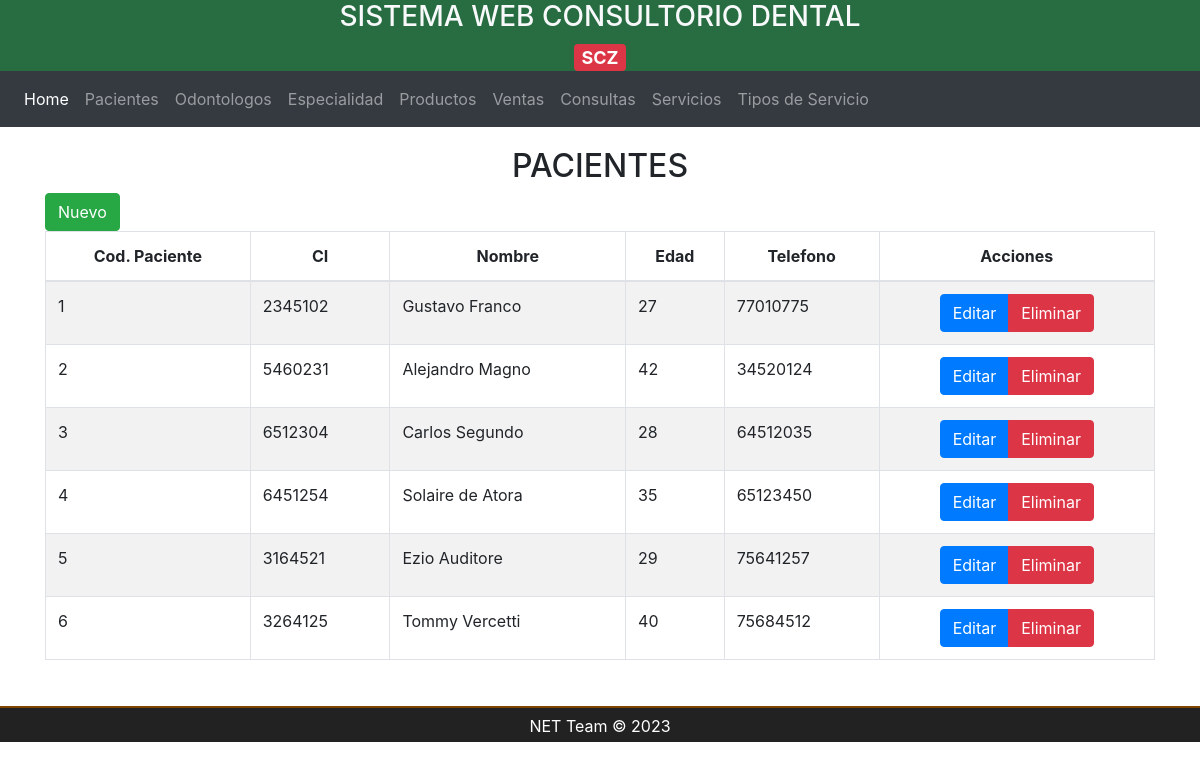
The app's page /paciente/index with its own data.
### tables this page shows
CREATE TABLE `paciente` (
  `id` int(11) NOT NULL,
  `ci` varchar(100) NOT NULL,
  `nombre` varchar(100) NOT NULL,
  `edad` int(11) NOT NULL,
  `telefono` varchar(10) NOT NULL
);

### vista/VPaciente.php (called while the page is built)
<?php
class VPaciente{
    private $MPaciente;
    public function __construct(){
        $this->MPaciente = new MPaciente();
    }
    public function index(){
        $pacientes = $this->MPaciente->Index();
        require_once BASE_PATH . "public/views/layout/nav.php";
        require_once BASE_PATH . "public/views/paciente/index.php";
    }
}

### controlador/PacienteController.php (called while the page is built, shortened)
<?php
require_once BASE_PATH . "modelo/MPaciente.php";
require_once BASE_PATH . "vista/VPaciente.php";
class PacienteController{
    private $VPaciente;
    public function __construct(){
        $this->VPaciente = new VPaciente();
    }
    public function index(){
        $this->VPaciente->index();
    }
}

### modelo/MPaciente.php (called while the page is built, shortened)
<?php
class MPaciente{
    private $db;
  public function __construct(){
    $this->db = new Connection();
  }
  public function index(){
      $database = $this->db->connect();
      $sql = "SELECT * FROM paciente";
      $query=$database->prepare($sql);
      $query->execute();
      if ($query)
          $result = $query;
      else $resutl = false;
      return $result;
  }
}

### public/views/paciente/index.php (the view, shortened to what this page needs)
<div class="container title">
    <h2>
        <span>PACIENTES</span>
    </h2>
</div>
<div class="container">
    <div class="row">
        <div class="col-lg-12">
            <button type="button" class="btn btn-success" data-toggle="modal" data-target="#modalCreate">Nuevo</button>
        </div>
    </div>
</div>
<div class="container">
    <div class="row">
        <div class="col-lg-12">
            <div class="table-responsive">
                <table id="tablaDatos" class="table table-striped table-bordered table-condensed" style="width:100%">
                    <thead class="text-center">
                        <tr>
                            <th>Cod. Paciente</th>
                            <th>CI</th>
                            <th>Nombre</th>
                            <th>Edad</th>
                            <th>Telefono</th>
                            <th>Acciones</th>
                        </tr>
                    </thead>
                    <tbody id="list-data">
                        <?php while($paciente = $pacientes->fetch((PDO::FETCH_OBJ))):?>
                        <tr>
                            <td><?= $paciente->id ?></td>
                            <td><?= $paciente->ci ?></td>
                            <td><?= $paciente->nombre ?></td>
                            <td><?= $paciente->edad ?></td>
                            <td><?= $paciente->telefono ?></td>
                            <td>
                                <div class='text-center'>
                                    <div class='btn-group'>
                                        <button type='button' class='btn btn-primary' data-toggle='modal' data-target='#modalEdit' id='btnEdit-paciente'>Editar</button>
                                        <button type='button' class='btn btn-danger' data-toggle='modal' data-target='#modalDelete' id='btnDelete-paciente'>Eliminar</button>
                                    </div>
                                </div>
                            </td>
                        </tr>
                        <?php endwhile;?>
                    </tbody>
                </table>
            </div>
        </div>
    </div>
</div>

### public/views/layout/header.php (shortened to what this page needs)
<!DOCTYPE html>
<html lang="en">
<head>
    <link rel="stylesheet" type="text/css" href="<?=ROOT?>public/css/bootstrap.min.css">
    <link rel="stylesheet" type="text/css" href="<?=ROOT?>public/fontawesome-5.15.1/css/all.css">
    <link rel="stylesheet" type="text/css" href="<?=ROOT?>public/datatables/datatables.min.css">
    <link rel="stylesheet" type="text/css" href="<?=ROOT?>public/datatables/datatables-1.10.23/css/dataTables.bootstrap4.min.css">
    <link rel="stylesheet" type="text/css" href="<?=ROOT?>public/css/style.css">
</head>
<body>
<div class="principal-container">
    <header>
        <h3 class="text-center text-light"> <p >SISTEMA WEB CONSULTORIO DENTAL</p> </h3>
        <h4 class="text-center text-light"><span class="badge badge-danger">SCZ</span> </h4>
    </header>
    <div class="content">

### index.php (shortened to what this page needs)
<?php
require_once BASE_PATH . "public/views/layout/header.php";
if (isset($_GET['controller']) && class_exists(ucfirst($_GET['controller']) . 'Controller')) {
    $controller = new $controller_name();
    if (($_GET['action'] == "")) {
        $controller->index();
    } else {
        if (method_exists($controller, $_GET['action'])) {
            $action = $_GET['action'];
            $controller->$action();
        } else
            echo "<h2>404 Error, la pagina no existe</h2>";
    }
} elseif (!isset($_GET['controller']) && !isset($_GET['action'])) {
    $index = new InicioController();
    $index->index();
} else
    echo "<h2>404 Error, la pagina no existe</h2>";
require_once BASE_PATH . "public/views/layout/footer.php";

### public/views/layout/nav.php
<nav class="navbar navbar-expand-lg navbar-dark bg-dark">
  <div class="collapse navbar-collapse" id="navbarSupportedContent">
    <ul class="navbar-nav mr-auto">
      <li class="nav-item active">
        <a class="nav-link" href="<?=ROOT?>">Home <span class="sr-only"></span></a>
      </li>
      <li class="nav-item">
        <a class="nav-link" href="<?=ROOT?>paciente/index">Pacientes</a>
      </li>
      <li class="nav-item">
        <a class="nav-link" href="<?=ROOT?>especialista/index">Odontologos</a>
      </li>
      <li class="nav-item">
        <a class="nav-link" href="<?=ROOT?>cargo/index">Especialidad</a>
      </li>
      <li class="nav-item">
        <a class="nav-link" href="<?=ROOT?>producto/index">Productos</a>
      </li>
      <li class="nav-item">
        <a class="nav-link" href="<?=ROOT?>nota_venta/index">Ventas</a>
      </li>
      <li class="nav-item">
        <a class="nav-link" href="<?=ROOT?>ficha_consulta/index">Consultas</a>
      </li>
      <li class="nav-item">
        <a class="nav-link" href="<?=ROOT?>servicio/index">Servicios</a>
      </li>
      <li class="nav-item">
        <a class="nav-link" href="<?=ROOT?>tipo_servicio/index">Tipos de Servicio</a>
      </li>
    </ul>
  </div>
</nav>

### public/views/layout/footer.php (shortened to what this page needs)
    </div>
    <footer id="footer">
            <p>NET Team &copy; <?=date('Y')?></p>
    </footer>
</div>
</body>
</html>

### public/css/style.css (style rules this page uses)
header { background-color: #286D41; }
body { height: auto; }
header p, header h4 { margin: 0; }
nav { margin-bottom: 20px; }
.container.title h2 { text-align: center; }
.principal-container { overflow: hidden; margin: 0px auto; }
.content { min-height: 519px; overflow: hidden; margin: 0px auto; }
#footer { clear : both; text-align: center; padding-top:5px; padding-bottom: 3px; margin-top: 30px; color: white; background-color: #222222; border-top: 2px solid #804401; }
#footer p { margin-top: 1px; margin-bottom: 1px; }

### records on screen
paciente: id "1", ci "2345102", nombre "Gustavo Franco", edad "27", telefono "77010775"
paciente: id "2", ci "5460231", nombre "Alejandro Magno", edad "42", telefono "34520124"
paciente: id "3", ci "6512304", nombre "Carlos Segundo", edad "28", telefono "64512035"
paciente: id "4", ci "6451254", nombre "Solaire de Atora", edad "35", telefono "65123450"
paciente: id "5", ci "3164521", nombre "Ezio Auditore", edad "29", telefono "75641257"
paciente: id "6", ci "3264125", nombre "Tommy Vercetti", edad "40", telefono "75684512"
